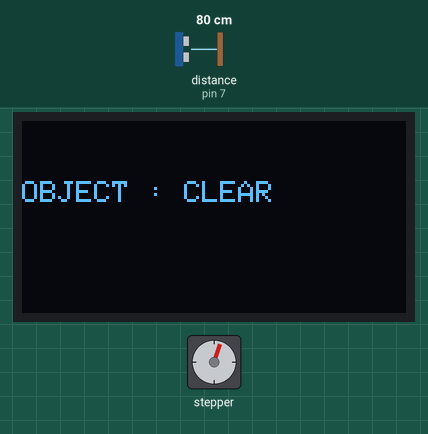
This sketch was run on a simulated Arduino Uno, built with avr-gcc and run on an emulated ATmega328P. On the bench: 128×64 one-colour display, stepper motor. Wiring (inferred from the names in the program): ultrasonic range finder: trigger pin 6; echo pin 7. The test bench sets the inputs (shaded band); at power-on: distance to the obstacle (sensor on pin 7) 80 cm. The echo pulse lasts 58.3 µs per cm; the OLED is the two-colour kind (top 16 rows yellow); stepper angles assume 2048 steps per turn.

Above: at 3.2 s.
3.3 s: distance to the obstacle (sensor on pin 7) set to 2 cm
At 3.59 s:
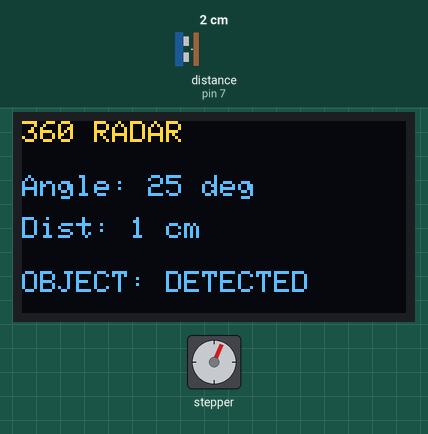
5.2 s: distance to the obstacle (sensor on pin 7) set to 60 cm
At 5.68 s:
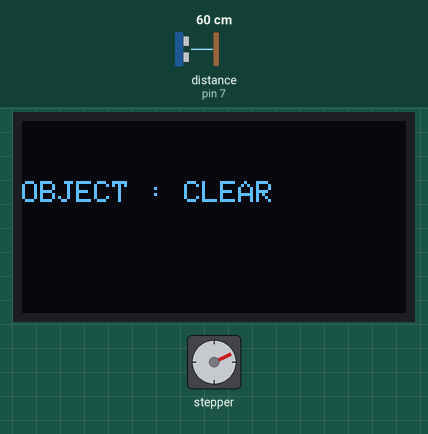
7.5 s: distance to the obstacle (sensor on pin 7) set to 4 cm
At 7.85 s:
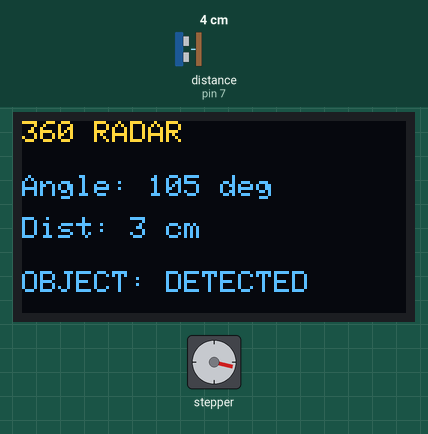
9.5 s: distance to the obstacle (sensor on pin 7) set to 250 cm
At 9.96 s:
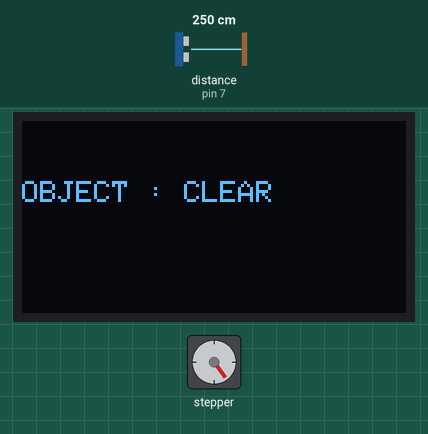
11.8 s: distance to the obstacle (sensor on pin 7) set to 9 cm
At 12.2 s:
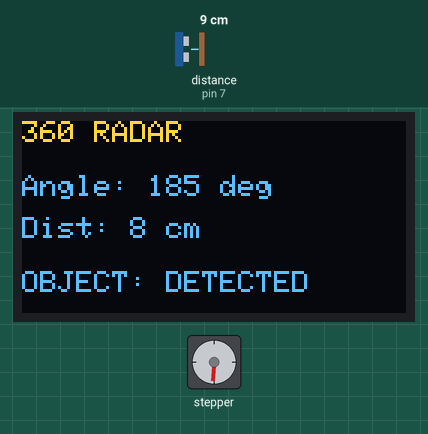
Timing chart, 0 to 21.2 s (numbered marks = the images above; inputs shaded):
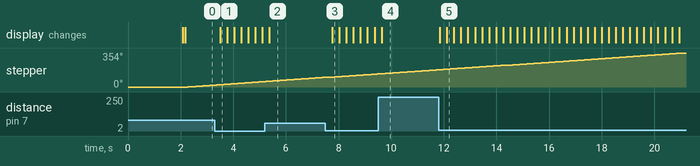

The sketch:

mini_360_radar.ino
```cpp
#include <Stepper.h>
#include <Wire.h>
#include <Adafruit_GFX.h>
#include <Adafruit_SSD1306.h>

#define SCREEN_WIDTH 128
#define SCREEN_HEIGHT 64
#define STEPS_PER_REVOLUTION 2048
#define DETECTION_DISTANCE 50
#define MOTOR_PIN_1 8
#define MOTOR_PIN_2 10
#define MOTOR_PIN_3 9
#define MOTOR_PIN_4 11

Adafruit_SSD1306 display(SCREEN_WIDTH, SCREEN_HEIGHT, &Wire, -1);

// Stepper motor
Stepper motor(STEPS_PER_REVOLUTION, MOTOR_PIN_1, MOTOR_PIN_2, MOTOR_PIN_3, MOTOR_PIN_4);

// Ultrasonic sensor
const int trigPin = 6;
const int echoPin = 7;

int angle = 0;
int distance = 0;

long currentStep = 0;

void setup()
{
  pinMode(trigPin, OUTPUT);
  pinMode(echoPin, INPUT);

  motor.setSpeed(10);

  if (!display.begin(SSD1306_SWITCHCAPVCC, 0x3C))
  {
    while (true)
    {
    }
  }

  display.clearDisplay();
  display.setTextColor(WHITE);
  display.setTextSize(1);

  display.setCursor(20, 10);
  display.println("MINI RADAR");

  display.setCursor(15, 30);
  display.println("360 DEGREE");

  display.display();

  delay(2000);

  display.clearDisplay();
  display.display();
}

void loop()
{
  for (angle = 0; angle <= 360; angle = angle + 5)
  {
    // Move motor to the required angle
    long targetStep = (long)(angle * (float)STEPS_PER_REVOLUTION / 360.0);

    long steps = targetStep - currentStep;

    motor.step(steps);

    currentStep = targetStep;

    delay(50);

    distance = getDistance();

    showDisplay();

    delay(100);
  }

  // 360 degrees is the same position as 0 degrees
  currentStep = 0;

  delay(200);
}

int getDistance()
{
  long duration;
  int dist;

  digitalWrite(trigPin, LOW);
  delayMicroseconds(2);

  digitalWrite(trigPin, HIGH);
  delayMicroseconds(10);

  digitalWrite(trigPin, LOW);

  duration = pulseIn(echoPin, HIGH, 30000);

  if (duration == 0)
  {
    return 100;
  }

  dist = duration / 58;

  return dist;
}

void showDisplay()
{
  display.clearDisplay();

  // 50 cm or more means no object
  if (distance >= DETECTION_DISTANCE)
  {
    display.setCursor(0, 20);
    display.println("OBJECT : CLEAR");

    display.display();

    return;
  }

  // Less than 50 cm means object detected
  display.setTextSize(1);

  display.setCursor(0, 0);
  display.println("360 RADAR");

  display.setCursor(0, 18);
  display.print("Angle: ");
  display.print(angle);
  display.println(" deg");

  display.setCursor(0, 32);
  display.print("Dist: ");
  display.print(distance);
  display.println(" cm");

  display.setCursor(0, 50);
  display.println("OBJECT: DETECTED");

  display.display();
}
```

Measured:
- after the input at 3.3 s, the display: changes after 0.20 s (image 1)
- after the input at 5.2 s, the display: changes after 0.17 s (image 2)
- after the input at 7.5 s, the display: changes after 0.26 s (image 3)
- after the input at 9.5 s, the display: changes after 0.14 s (image 4)
- after the input at 11.8 s, the display: first changes after 0.05 s (image 5 shows a later state)
